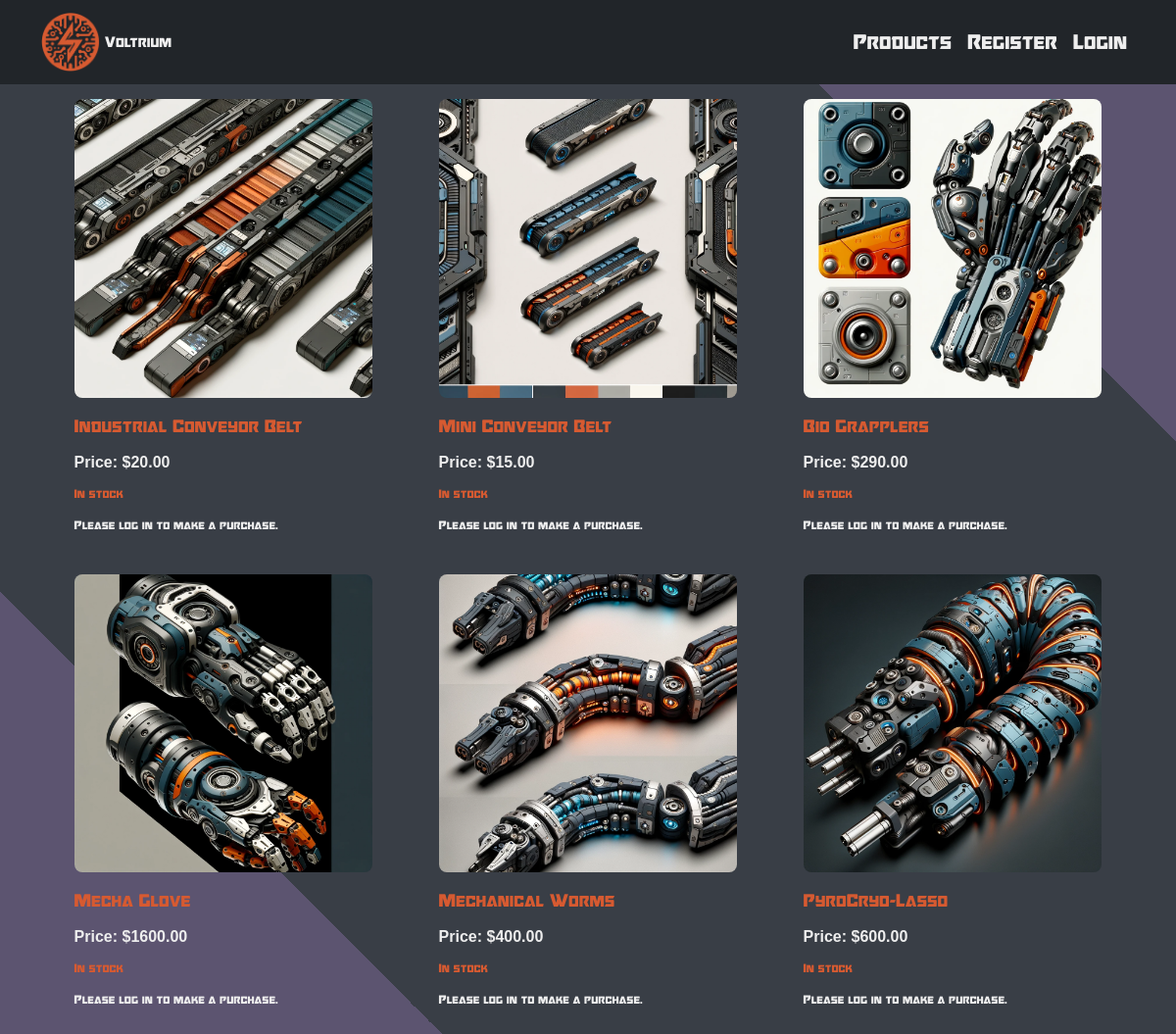
The page /products/1/ on the database its author committed.
### voltrium/models.py (models this page shows, shortened)
class Product(models.Model):
    name = models.CharField(max_length=255)
    description = models.TextField()
    price = models.DecimalField(max_digits=10, decimal_places=2)
    stock_quantity = models.IntegerField()
    category = models.ForeignKey(Category, on_delete=models.CASCADE)
    picture = models.ImageField(upload_to='product_pictures/', null=True, blank=True)

### voltrium/views.py (the view)
# urls.py: path('products/<int:category_id>/', products_by_category, name='products_by_category'),
def products_by_category(request, category_id=None):
    categories = Category.objects.all()
    if category_id:
        category = get_object_or_404(Category, pk=category_id)
        products = Product.objects.filter(category=category)
    else:
        products = Product.objects.all()
    return render(request, 'product/products_by_category.html', {'products': products, 'categories': categories})

### voltrium/templates/product/products_by_category.html (shortened to what this page needs)
{% load static %}
<!DOCTYPE html>
<html lang="en">
<head>
    <link href="https://cdn.jsdelivr.net/npm/bootstrap@5.3.2/dist/css/bootstrap.min.css" rel="stylesheet">
    <link rel="stylesheet" href="{% static 'voltrium/style/styles.css' %}">
</head>
<body>
    <nav class="navbar navbar-expand-lg navbar-dark bg-dark">
        <div class="container">
            <a class="navbar-brand" href="{% url 'home' %}">
                <img src="{% static 'images/logo.png' %}" alt="Your Logo" height="60">
                Voltrium
            </a>
            <div class="collapse navbar-collapse" id="navbarNav">
                <ul class="navbar-nav ms-auto">
                    {% if user.is_authenticated %}
                        <li class="nav-item">
                            <a class="nav-link" href="{% url 'all_products' %}">Products</a>
                        </li>
                        <li class="nav-item">
                            <a class="nav-link" href="{% url 'logout' %}">Logout</a>
                        </li>
                        <li class="nav-item">
                            <a class="nav-link" href="{% url 'profile' %}">Profile</a>
                        </li>
                        <li class="nav-item">
                            <a class="nav-link" href="{% url 'view_cart' %}">
                                <img src="{% static 'images/cart.png' %}" alt="Cart" width="40" height="40">
                            </a>
                        </li>
                    {% else %}
                        <li class="nav-item">
                            <a class="nav-link" href="{% url 'all_products' %}">Products</a>
                        </li>
                        <li class="nav-item">
                            <a class="nav-link" href="{% url 'register_user' %}">Register</a>
                        </li>
                        <li class="nav-item">
                            <a class="nav-link" href="{% url 'login' %}">Login</a>
                        </li>
                    {% endif %}
                </ul>
            </div>
        </div>
    </nav>
    <div class="container">
        <div class="product-container">
            {% for product in products %}
                <div class="product-card">
                    <a href="{% url 'product_detail' product_id=product.id %}">
                        {% if product.picture %}
                            <img src="{{ product.picture.url }}" alt="{{ product.name }}">
                        {% endif %}
                        <h3>{{ product.name }}</h3>
                        <p class="price">Price: ${{ product.price }}</p>
                        <p class="{% if product.stock_quantity > 0 %}in-stock{% else %}out-of-stock{% endif %}">
                            {% if product.stock_quantity > 0 %} In stock {% else %} Out of stock {% endif %}
                        </p>
                    </a>
                    {% if user.is_authenticated %}
                        <form method="post" action="{% url 'add_to_cart' product.id %}">
                            {% csrf_token %}
                            <button type="submit" class="btn btn-dark">Add to cart</button>
                        </form>
                    {% else %}
                        <p>Please <a href="{% url 'login' %}">log in</a> to make a purchase.</p>
                    {% endif %}
                </div>
            {% endfor %}
        </div>
    </div>
</body>
</html>

### voltrium/static/voltrium/style/styles.css (style rules this page uses)
body { font-family: 'OceanicDrift', sans-serif; background: linear-gradient(45deg, #5C5470 20%, #393E46 20%, #393E46 80%,#5C5470 20%); color: #EEEEEE; margin: 0; padding: 0; }
.navbar { background-color: #393E46; }
.navbar-dark .navbar-nav .nav-link { font-size: 28px; color: #EEEEEE; }
.navbar-dark .navbar-brand { color: #EEEEEE; }
.product-container { display: flex; flex-wrap: wrap; justify-content: space-around; }
.product-card { margin: 15px; flex: 0 0 calc(30% - 30px); }
.product-card img { max-width: 100%; height: auto; border-radius: 8px; margin-bottom: 15px; cursor: pointer; }
.product-card a { text-decoration: none; color: #EEEEEE; }
.product-card h3 { font-size: 1.5rem; margin-bottom: 10px; color: #D65A31; }
.product-card p { font-size: 1rem; margin-bottom: 8px; }
.product-card .price { font-family: 'Nasalization', sans-serif; color: #EEEEEE; font-weight: bold; }
.product-card .in-stock, .product-card .out-of-stock { color: #D65A31; }

### rows shown on the page
Product: picture (picture), name "Industrial Conveyor Belt", price "20.00", stock_quantity "In stock"
Product: picture (picture), name "Mini Conveyor Belt", price "15.00", stock_quantity "In stock"
Product: picture (picture), name "Bio Grapplers", price "290.00", stock_quantity "In stock"
Product: picture (picture), name "Mecha Glove", price "1600.00", stock_quantity "In stock"
Product: picture (picture), name "Mechanical Worms", price "400.00", stock_quantity "In stock"
Product: picture (picture), name "PyroCryo-Lasso", price "600.00", stock_quantity "In stock"
